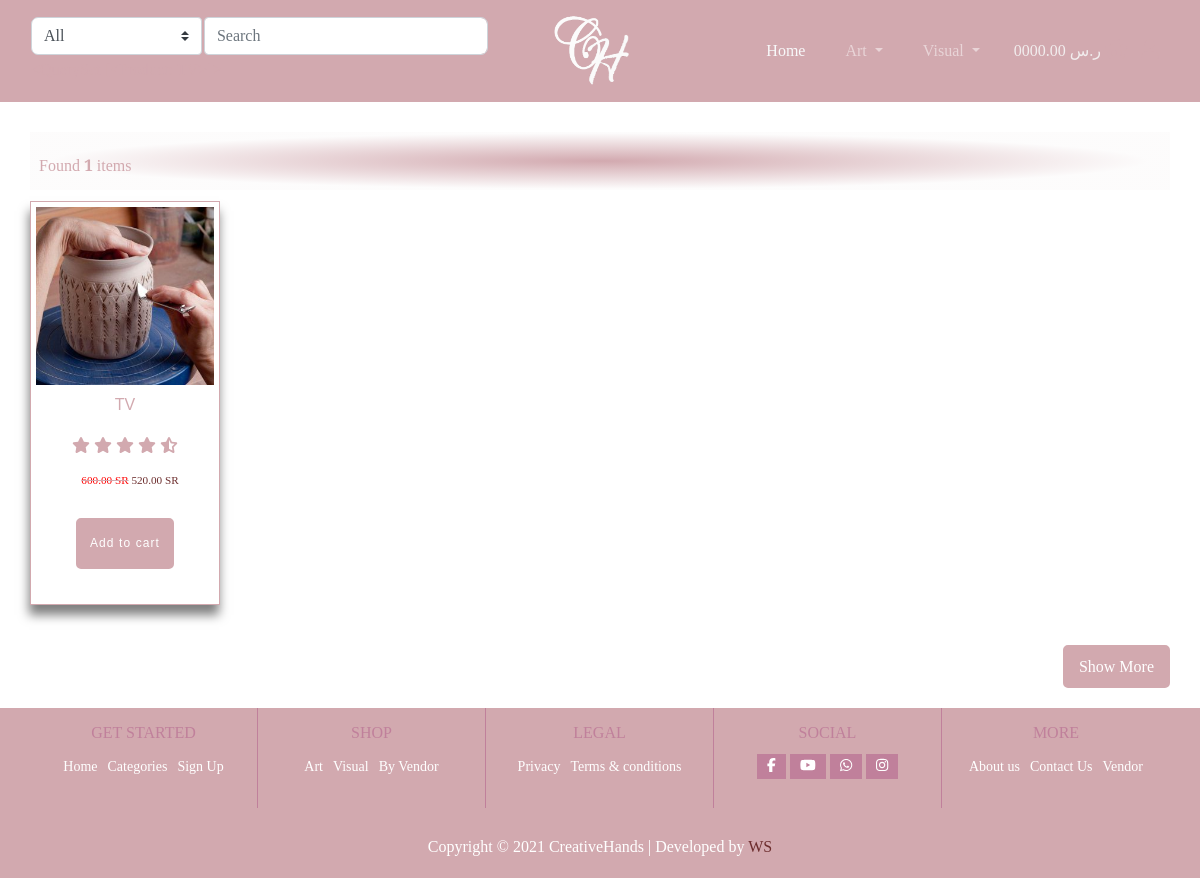
Screenshot of /store/yshs with the database file from the repository.
### product/models.py (models this page shows, shortened)
class Product(models.Model):
    user = models.ForeignKey(User, null=True, on_delete=models.SET_NULL)
    PRDName = models.CharField(max_length=75)
    PRDCategory = models.ForeignKey('Category', on_delete=models.CASCADE, blank=True, null=True)
    PRDIMG = models.ImageField(upload_to='', blank=True, null=True)
    PRDDec = models.TextField(max_length=500)
    PRDBrand = models.ForeignKey('settings.Brand', on_delete=models.CASCADE, blank=True, null=True)
    PRDPrice = models.DecimalField(max_digits=5, decimal_places=2)
    PRDCost = models.DecimalField(max_digits=5, decimal_places=2)
    PRDDisc = models.DecimalField(max_digits=5, decimal_places=2)
    PRDSlug = models.SlugField(blank=True, null=True, allow_unicode=True)
    PRDCreated = models.DateTimeField()
    PRDISNew = models.BooleanField(default=False)
    PRDISbest = models.BooleanField(default=False)
    stock = models.IntegerField(default=0)
    on_sale = models.BooleanField(default=False)
    sale_date = models.BooleanField(default=True)
    on_sale_start = models.DateField(null=True, blank=True)
    on_sale_ends = models.DateField(null=True, blank=True)
    approved = models.BooleanField(default=False)
    featured = models.BooleanField(default=False)
    added_date = models.DateTimeField(auto_now_add=True, null=True)
    update_date = models.DateTimeField(auto_now_add=True, null=True)
    weight = models.IntegerField(default=0, null=True)
    length = models.DecimalField(decimal_places=2, default=0, max_digits=100)
    height = models.DecimalField(decimal_places=2, default=0, max_digits=100)
    width = models.DecimalField(decimal_places=2, default=0, max_digits=100)
    def __str__(self):
        return self.PRDName
    def get_absolute_url(self):
        return reverse('products:pro_detail', kwargs={"slug": self.PRDSlug})

### product/views.py (the view)
# urls.py: path('store/<slug:category_slug>', views.store, name='category_slug'),   # view category with name category in slug this good in seo with google
def store(request, category_slug=None):
    categories = None
    product_list = None
    if category_slug != None:
        categories = get_object_or_404(Category, slug=category_slug)
        product_list = Product.objects.filter(PRDCategory=categories, approved=True)
        product_count = product_list.count()
        d = Category.objects.all()
    else:
        product_list = Product.objects.all().filter(approved=True)
        product_count = product_list.count()
        d = Category.objects.all()
    context = {
        'product_list': product_list,
        'product_count': product_count,
        'd': d,
    }
    return render(request, 'product/store.html', context)

### product/context_processors.py (called while the page is built)
def menu_links(request):
    links = Category.objects.all()
    return dict(links=links)

### product/models.py (called while the page is built)
    def get_url(self):
        return reverse('products:category_slug', args={self.slug})

    def __str__(self):
        return self.CATName

### product/templates/product/store.html (shortened to what this page needs)
<!DOCTYPE html>
{% extends 'base.html' %}
{% load static %}
{% block body %}
<body class="body-class">
    <section class="new-product-section">
        <div class="container">
            <div class="row">
                <div class="heading-title">
                    <span class="mr-md-auto">
                    Found <b>  {{ product_count}}</b> items
                    </span>
                </div>
                <div class="new-product">
                    <ul class="product-group">
                                        {% for product in product_list%}
                        <li>
                            <div class="product-card">
                                <div class="card-img">
                                    <a href="#"><img class="img-fluid" src="{{product.PRDIMG.url }} " alt="product-title"></a>
                                </div>
                                <div class="card-content text-center">
                                    <a href=" {{product.get_absolute_url}}">
                                        <h2 class="product-title">{{ product.PRDName}}</h2>
                                    </a>
                                    <div class="rating">
                                        <span><i class="fas fa-star"></i></span>
                                        <span><i class="fas fa-star"></i></span>
                                        <span><i class="fas fa-star"></i></span>
                                        <span><i class="fas fa-star"></i></span>
                                        <span><i class="fas fa-star-half-alt"></i></span>
                                    </div>
                                    <div class="price-group">
                                            {%if product.PRDDisc > 0 %}
                                            <del><span class="del-price-list">{{ product.PRDPrice}}  SR</span></del>
                                             <ins><span class="price-amount amount">{{ product.PRDDisc}} SR</span>
                                                     {% else %}
                                             <ins><span class="price-amount amount">{{ product.PRDDisc}} SR</span>
                                                </ins>
                                            {% endif %}
                                    </div>
                                    <div class="cart-btn"><a class="add-to-cart-btn" href="#">Add to cart</a></div>
                                </div>
                            </div>
                        </li>
                                            {% endfor %}
                    </ul>
                    <a class="show-more-btn" href="#">Show More</a>
                </div>
            </div>
        </div>
    </section>
</body>
{% endblock %}

### static_pro/static_our/css/style.css (style rules this page uses)
.heading-title { padding: 11px 9px 9px 9px; background-color: transparent; background-image: radial-gradient(at center center, #D2A9AF 0%, rgba(194, 173, 173, 0.04) 68%); width: 100%; }
body { font-family: "Bree Serif", serif; font-size: 1rem; font-weight: 400; color: #D2A9AF; line-height: 1.86; background-color: transparent; background-repeat: no-repeat; -webkit-box-sizing: border-box; box-sizing: border-box; }
* { padding: 0; margin: 0; }
a { text-decoration: none; color: #D2A9AF; }
a, i, span { padding: 0%; margin: 0%; }
ul { list-style: none; }
html, body { width: 100%; padding: 0%; margin: 0%; }
a.show-more-btn { padding: 5px 14px; float: right; background: #D2A9AF; border-radius: 5px; margin-top: 20px; color: #ffffff; border: 2px solid #D2A9AF; }
.product-group { margin: 0 auto; display: -ms-grid; display: grid; grid-column-gap: 20px; grid-row-gap: 40px; width: 100%; -ms-grid-columns: (1fr)[7]; grid-template-columns: repeat(7, 1fr); margin-bottom: 20px; }
.product-card { padding: 5px; border: 1px solid #D2A9AF; -webkit-box-shadow: -1px 10px 10px 0px rgba(0, 0, 0, 0.5); box-shadow: -1px 10px 10px 0px rgba(0, 0, 0, 0.5); text-align: center; float: left; display: block; width:190px; }
.product-card .card-img { position: relative; }
.product-card .card-content { display: block; float: left; width: 100%; }
.product-card .card-content a h2.product-title { font-family: "Bree Serif", Sans-serif; font-weight: 200; height: 30px; margin: 0px; font-size: 1em; width: 100%; overflow: hidden; padding: 0; margin-bottom: 1em; line-height: 1.3; padding-top: 10px; }
.product-card .card-content .rating { text-align: center; font-size: 1em; margin-bottom: 1.2em; margin-left: auto; margin-right: auto; color: #D2A9AF; display: block; height: 20px !important; margin-top: 10px !important; }
.product-card .card-content .price-group { margin-bottom: .5em; width: 100%; float: left; display: block; font-size: .9em; margin-bottom: .5em; font-size: .9em; }
.product-card .card-content .price-group ins { text-decoration: none; }
.product-card .card-content .price-group ins span.price-amount { color: #6C2D2D !important; }
.product-card .card-content .cart-btn { margin-bottom: 30px; display: block; }
.product-card .card-content .cart-btn a.add-to-cart-btn { color: #FFFFFF; background-color: #D2A9AF; border-color: #D2A9AF; font-family: "Bree Serif", Sans-serif; font-size: 12px; font-weight: 300; letter-spacing: 1.1px; border-style: solid; border-width: 2px 2px 2px 2px; border-radius: 5px 5px 5px 5px; padding: 1em 1em 1em 1em; margin-top: 22px; display: inline-block; }
.heading-title { margin-bottom: .7em; }
section.new-product-section { margin-top: 30px; }
.new-product-section, .featured-product-section, .limited-offer-section { display: block; float: left; width: 100%; }
@media (min-width: 1025px) { .product-group { -ms-grid-columns: (1fr)[7] !important; grid-template-columns: repeat(7, 1fr) !important; } }
@media (min-width: 1025px) { .product-card .card-content .price-group { font-size: .7em; } }
@media (min-width: 922px) { .product-group { -ms-grid-columns: (1fr)[3]; grid-template-columns: repeat(3, 1fr); } }
@media (min-width: 922px) { .product-card .card-content .price-group { font-size: .7em; } }
@media (min-width: 768px) { .product-group { -ms-grid-columns: (1fr)[3]; grid-template-columns: repeat(3, 1fr); } }
@media (min-width: 768px) { .product-card .card-content .price-group { font-size: .7em; } }
.del-price-list { color:red; margin-left: 10px; }

### rows the page displays
Product: PRDIMG (picture), PRDName "TV", PRDPrice "600.00", PRDDisc "520.00"

### other values shown
{{ product_count }} "1"
